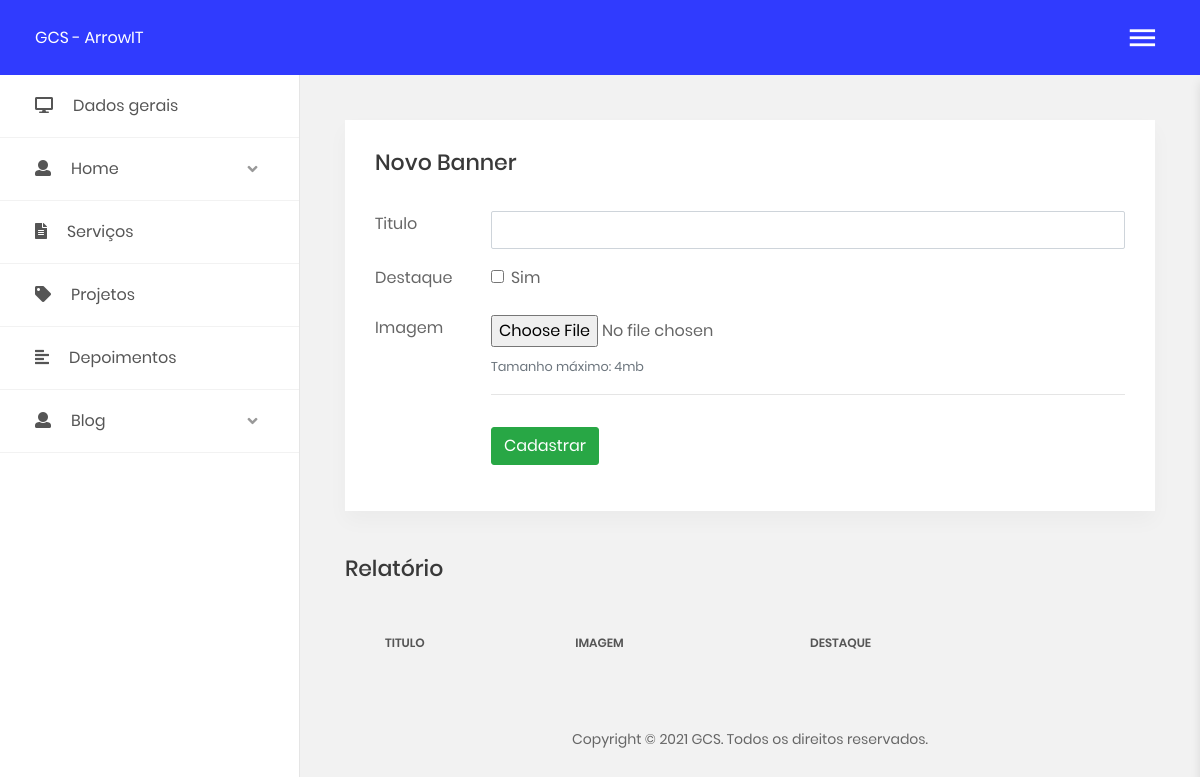
Page /arrowit-admin/ait_home.php on the earlier database version.
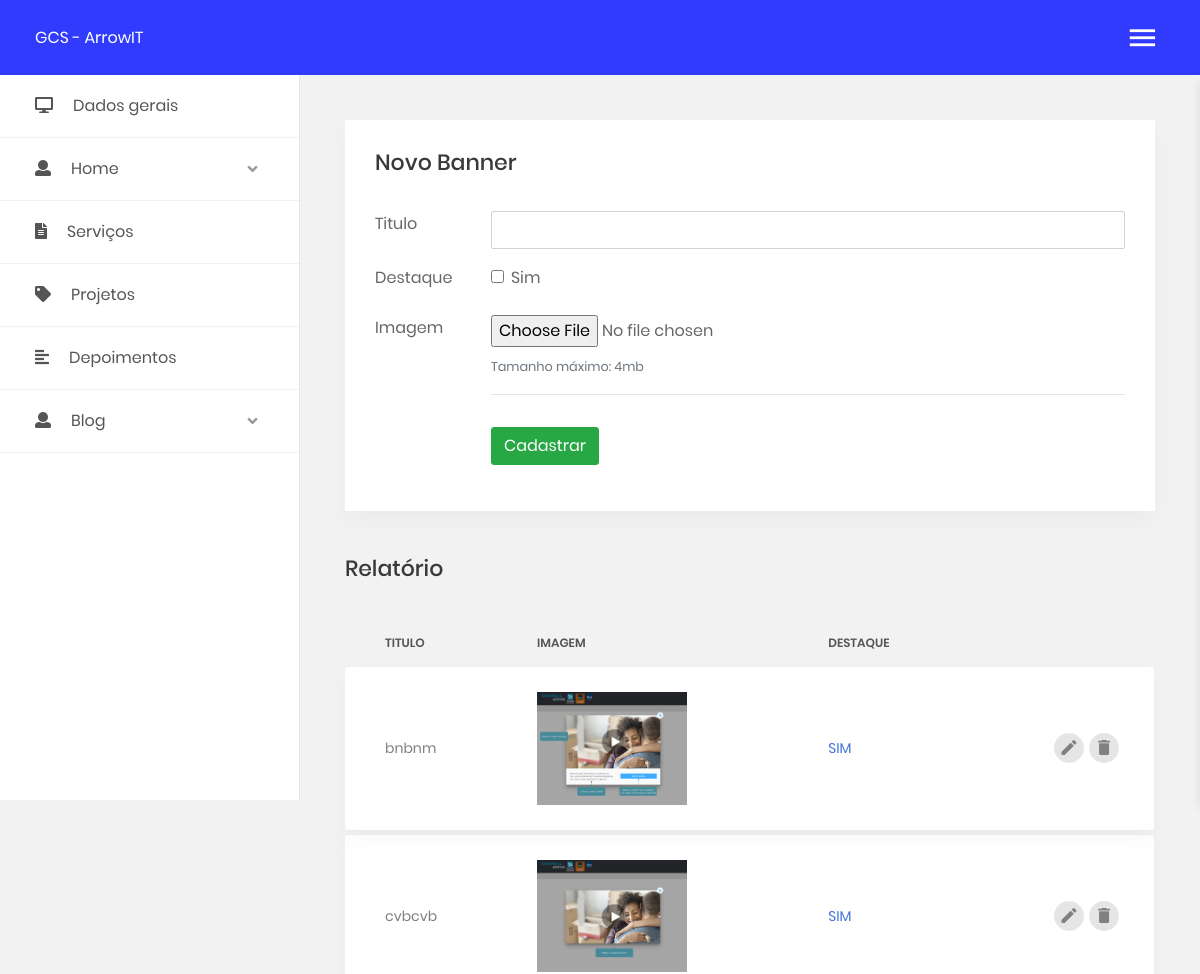
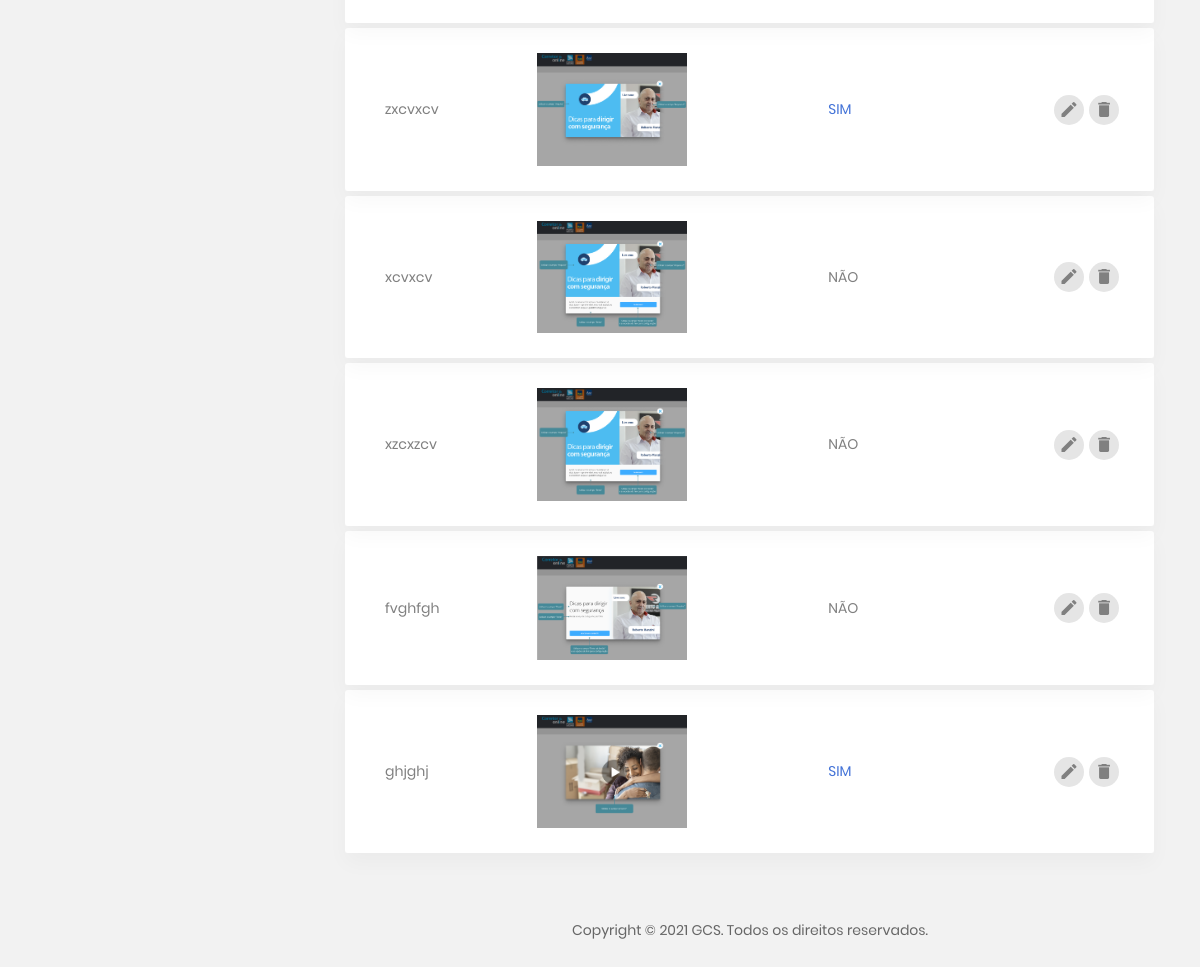
Same page on the later database version (2 pictures, top to bottom).
### tables this page shows
CREATE TABLE `ait_home_banner` (
  `id_banner` int(11) NOT NULL,
  `titulo` varchar(200) DEFAULT NULL,
  `imagem` varchar(80) DEFAULT NULL,
  `destaque` tinyint(2) DEFAULT NULL,
  `ip_cadastro` varchar(50) DEFAULT NULL,
  `data_cadastro` datetime DEFAULT NULL,
  `quem_cadastrou` int(11) DEFAULT NULL
);

### arrowit-admin/ait_home.php (the view, shortened to what this page needs)
<?php
  include('header.php');
?>
<section class="m-t-45 m-b-40">
  <div class="section__content section__content--p30">
    <div class="container-fluid">
      <div class="pe-box">
        <div class="row">
          <div class="col-lg-12">
            <h3 class="title-5 m-b-35">Novo Banner</h3>
            <form id="form" name="form" action="" method="post" enctype="multipart/form-data" class="form-horizontal">
              <div class="row form-group">
                <div class="col col-md-3">
                  <label for="text-input" class="form-control-label">Titulo</label>
                </div>
                <div class="col-12 col-md-9">
                  <input type="text" id="titulo" name="titulo" class="form-control" />
                </div>
              </div>
              <div class="row form-group">
                <div class="col col-md-3">
                  <label class=" form-control-label">Destaque</label>
                </div>
                <div class="col col-md-9">
                  <div class="form-check">
                      <div class="checkbox">
                          <label for="checkbox1" class="form-check-label ">
                              <input type="checkbox" id="destaque" name="destaque" value="1" class="form-check-input">Sim
                          </label>
                      </div>
                  </div>
                </div>
              </div>
              <div class="row form-group">
                <div class="col col-md-3">
                  <label for="file-input" class="form-control-label">Imagem</label>
                </div>
                <div class="col-12 col-md-9">
                  <input type="file" id="imagem" name="imagem" class="form-control-file imagesize m-b-10" />
                  <small class="form-text text-muted">Tamanho máximo: 4mb</small><hr>
                </div>
              </div>
              <div class="row form-group">
                <div class="col col-md-3"></div>
                <div class="col-12 col-md-9">
                  <button type="button" onclick="acaoBanner('1', '', '1');" class="btn btn-success btn-md"> Cadastrar</button>
                </div>
              </div>
            </form>
          </div>
        </div>
      </div>
    </div>
  </div>
</section>
<section class="m-b-40 m-t-45">
  <div class="section__content section__content--p30">
    <div class="container-fluid">
      <div class="row">
        <div class="col-md-12">
          <h3 class="title-5 m-b-35">Relatório</h3>
          <div class="table-responsive table-responsive-data2">
            <table class="table table-data2">
              <thead>
                <tr>
                  <th>titulo</th>
                  <th>imagem</th>
                  <th>destaque</th>
                  <th></th>
                </tr>
              </thead>
              <tbody>
                <?
                  $sql = "SELECT id_banner, titulo, destaque, imagem
                  FROM ait_home_banner
                  WHERE 1
                  ORDER BY id_banner DESC";
                  $rs = mysqli_query($con, $sql);
                  while($row = mysqli_fetch_array($rs)){
                    $id_banner = $row["id_banner"];
                    $titulo = $row["titulo"];
                    $destaque = $row["destaque"];
                    $imagem = $row["imagem"];
                ?>
                <tr class="tr-shadow">
                  <td><?=$titulo?></td>
                  <td>
                  <?if($imagem!=""){?>
                    <img src="img/home_banner/<?=$imagem?>" alt="" width="150px" />
                  <?}?>
                  </td>
                  <?if($destaque == 1){?>
                  <td class="desc">SIM</td>
                  <?}else{?>
                  <td>NÃO</td>
                  <?}?>
                  <td>
                    <div class="table-data-feature">
                      <span class="item" data-toggle="tooltip" data-placement="top" title="Editar">
                        <button data-toggle="modal" data-target="#mediumModal<?=$id_banner?>">
                          <i class="zmdi zmdi-edit"></i>
                        </button>
                      </span>
                      <button class="item" data-toggle="tooltip" data-placement="top" title="Excluir" onclick="acaoBanner('3', <?=$id_banner?>, '1');">
                        <i class="zmdi zmdi-delete"></i>
                      </button>
                    </div>
                  </td>
                </tr>
                <tr class="spacer"></tr>
                <?}?>
              </tbody>
            </table>
          </div>
        </div>
      </div>
    </div>
  </div>
</section>
<?php include('footer.php'); ?>

Differences in the rows shown:
added ait_home_banner: titulo "bnbnm", imagem (picture), destaque "SIM"
added ait_home_banner: titulo "cvbcvb", imagem (picture), destaque "SIM"
added ait_home_banner: titulo "zxcvxcv", imagem (picture), destaque "SIM"
added ait_home_banner: titulo "xcvxcv", imagem (picture), destaque "NÃO"
added ait_home_banner: titulo "xzcxzcv", imagem (picture), destaque "NÃO"
added ait_home_banner: titulo "fvghfgh", imagem (picture), destaque "NÃO"
added ait_home_banner: titulo "ghjghj", imagem (picture), destaque "SIM"
